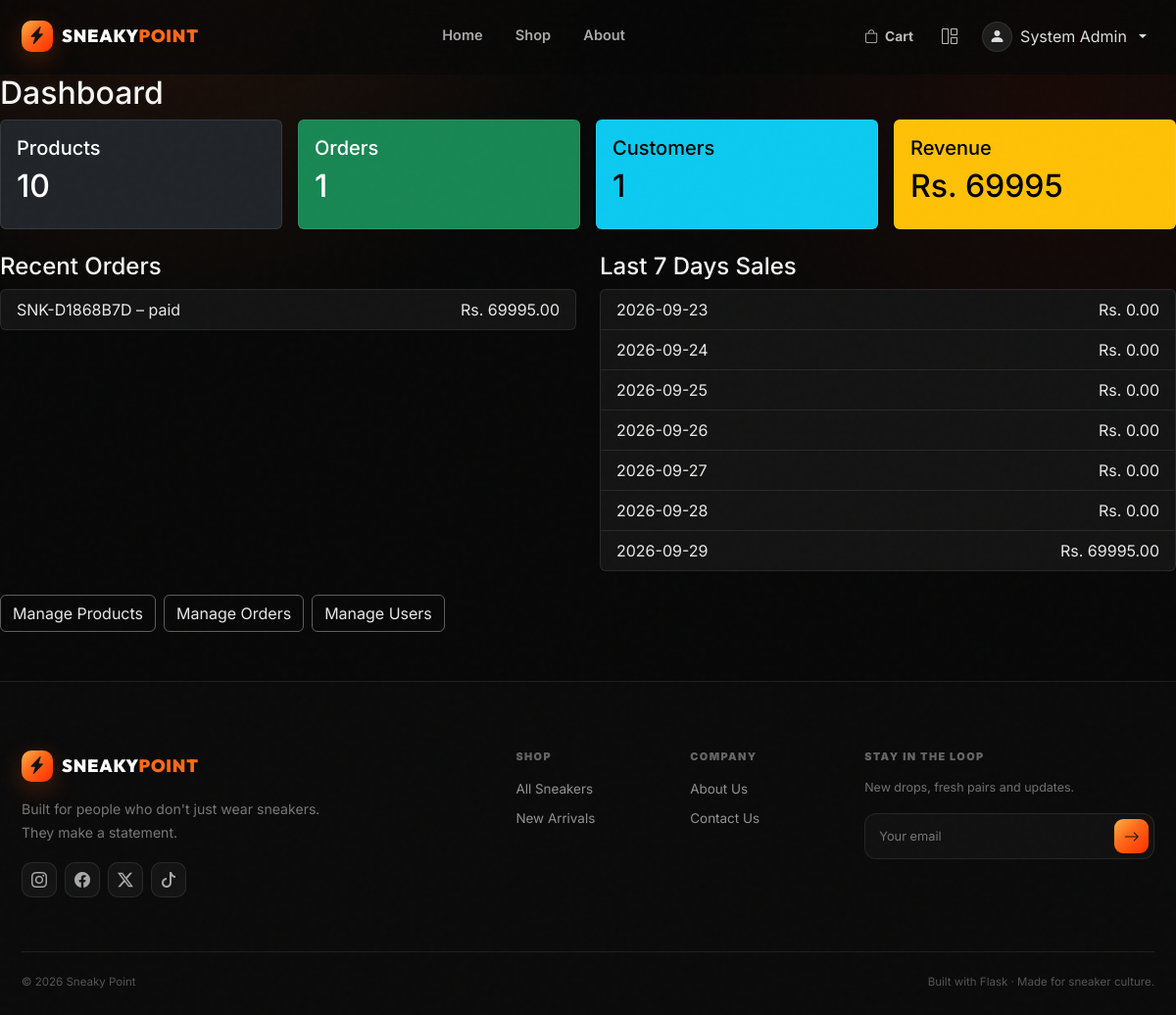
Page /admin/ (signed in) on the committed database.
### backend/models/user.py (models this page shows, shortened)
class User(UserMixin, db.Model):
    __tablename__ = "users"
    id = db.Column(db.Integer, primary_key=True)
    email = db.Column(db.String(120), unique=True, nullable=False, index=True)
    password_hash = db.Column(db.String(256), nullable=False)
    full_name = db.Column(db.String(100), nullable=False)
    role = db.Column(db.String(20), nullable=False, default="customer")
    phone = db.Column(db.String(20))
    address = db.Column(db.Text)
    is_active = db.Column(db.Boolean, default=True)
    created_at = db.Column(db.DateTime, default=datetime.utcnow)
    updated_at = db.Column(db.DateTime, default=datetime.utcnow, onupdate=datetime.utcnow)
    orders = db.relationship("Order", backref="user", lazy="dynamic")
    cart_items = db.relationship("CartItem", backref="user", lazy="dynamic", cascade="all, delete-orphan")
    wishlists = db.relationship("Wishlist", backref="user", lazy="dynamic", cascade="all, delete-orphan")
    def is_staff_or_above(self):
        return self.role in ("staff", "shopkeeper", "admin")

### backend/models/order.py (models this page shows, shortened)
class Order(db.Model):
    __tablename__ = "orders"
    id = db.Column(db.Integer, primary_key=True)
    order_number = db.Column(db.String(20), unique=True, nullable=False, index=True)
    user_id = db.Column(db.Integer, db.ForeignKey("users.id"), nullable=False)
    status = db.Column(db.String(20), default="pending")
    total_amount = db.Column(db.Numeric(10, 2), nullable=False)
    shipping_address = db.Column(db.Text, nullable=False)
    created_at = db.Column(db.DateTime, default=datetime.utcnow)
    updated_at = db.Column(db.DateTime, default=datetime.utcnow, onupdate=datetime.utcnow)
    items = db.relationship("OrderItem", backref="order", lazy="dynamic", cascade="all, delete-orphan")
    payment = db.relationship("Payment", backref="order", uselist=False, cascade="all, delete-orphan")
    invoice = db.relationship("Invoice", backref="order", uselist=False, cascade="all, delete-orphan")

### backend/routes/admin.py (the view)
@admin_bp.route("/")
@login_required
@role_required("admin", "staff", "shopkeeper")
def dashboard():
    total_products = Product.query.filter_by(is_active=True).count()
    total_orders = Order.query.count()
    total_users = User.query.filter_by(role="customer").count()
    revenue = db.session.query(func.sum(Order.total_amount)).filter(
        Order.status.in_(["paid", "shipped", "delivered"])
    ).scalar() or 0
    recent_orders = Order.query.order_by(Order.created_at.desc()).limit(5).all()
    today = datetime.utcnow().date()
    daily = []
    for i in range(6, -1, -1):
        day = today - timedelta(days=i)
        amount = db.session.query(func.sum(SalesLog.amount)).filter(
            func.date(SalesLog.sold_at) == day
        ).scalar() or 0
        daily.append({"date": day.strftime("%Y-%m-%d"), "amount": float(amount)})
    return render_template("admin/dashboard.html", total_products=total_products,
        total_orders=total_orders, total_users=total_users, revenue=revenue,
        recent_orders=recent_orders, daily=daily)

### backend/models/user.py (called while the page is built)
@login_manager.user_loader
def load_user(user_id):
    return User.query.get(int(user_id))

### backend/routes/admin.py (called while the page is built)
def role_required(*roles):
    def decorator(f):
        @wraps(f)
        def wrapped(*args, **kwargs):
            if not current_user.is_authenticated or current_user.role not in roles:
                abort(403)
            return f(*args, **kwargs)
        return wrapped
    return decorator

### backend/templates/admin/dashboard.html (shortened to what this page needs)
{% extends "base.html" %}
{% block content %}
<h2>Dashboard</h2>
<div class="row g-3 mb-4">
    <div class="col-md-3"><div class="card text-bg-dark"><div class="card-body"><h5>Products</h5><h2>{{ total_products }}</h2></div></div></div>
    <div class="col-md-3"><div class="card text-bg-success"><div class="card-body"><h5>Orders</h5><h2>{{ total_orders }}</h2></div></div></div>
    <div class="col-md-3"><div class="card text-bg-info"><div class="card-body"><h5>Customers</h5><h2>{{ total_users }}</h2></div></div></div>
    <div class="col-md-3"><div class="card text-bg-warning"><div class="card-body"><h5>Revenue</h5><h2>Rs. {{ "%.0f"|format(revenue) }}</h2></div></div></div>
</div>
<div class="row">
    <div class="col-md-6">
        <h4>Recent Orders</h4>
        <ul class="list-group">
            {% for o in recent_orders %}
            <li class="list-group-item d-flex justify-content-between">
                <span>{{ o.order_number }} – {{ o.status }}</span>
                <span>Rs. {{ "%.2f"|format(o.total_amount) }}</span>
            </li>
            {% else %}
            <li class="list-group-item text-muted">No orders</li>
            {% endfor %}
        </ul>
    </div>
    <div class="col-md-6">
        <h4>Last 7 Days Sales</h4>
        <ul class="list-group">
            {% for d in daily %}
            <li class="list-group-item d-flex justify-content-between">
                <span>{{ d.date }}</span><span>Rs. {{ "%.2f"|format(d.amount) }}</span>
            </li>
            {% endfor %}
        </ul>
    </div>
</div>
<div class="mt-4 d-flex gap-2 flex-wrap">
    <a href="{{ url_for('admin.manage_products') }}" class="btn btn-outline-dark">Manage Products</a>
    <a href="{{ url_for('admin.manage_orders') }}" class="btn btn-outline-dark">Manage Orders</a>
    {% if current_user.role == 'admin' %}
    <a href="{{ url_for('admin.manage_users') }}" class="btn btn-outline-dark">Manage Users</a>
    {% endif %}
</div>
{% endblock %}

### backend/templates/base.html (shortened to what this page needs)
<!DOCTYPE html>
<html lang="en">
<head>
    <link href="https://cdn.jsdelivr.net/npm/bootstrap@5.3.3/dist/css/bootstrap.min.css" rel="stylesheet">
    <link rel="stylesheet" href="https://cdn.jsdelivr.net/npm/bootstrap-icons@1.11.3/font/bootstrap-icons.min.css">
    <link rel="stylesheet" href="{{ url_for('static', filename='css/style.css') }}">
</head>
<body>
<div class="site-noise"></div>
<nav class="navbar navbar-expand-lg navbar-dark sp-navbar sticky-top" id="mainNav">
    <div class="container py-2">
        <a class="navbar-brand sp-brand" href="{{ url_for('main.index') }}">
            <span class="brand-mark"><i class="bi bi-lightning-charge-fill"></i></span>
            <span>SNEAKY<span class="brand-accent">POINT</span></span>
        </a>
        <div class="collapse navbar-collapse" id="nav">
            <ul class="navbar-nav mx-auto sp-nav-links">
                <li class="nav-item"><a class="nav-link" href="{{ url_for('main.index') }}">Home</a></li>
                <li class="nav-item"><a class="nav-link" href="{{ url_for('products.list_products') }}">Shop</a></li>
                <li class="nav-item"><a class="nav-link" href="{{ url_for('main.about') }}">About</a></li>
            </ul>
            <ul class="navbar-nav align-items-lg-center gap-lg-1">
                <li class="nav-item">
                    <a class="nav-cart-link" href="{{ url_for('cart.view_cart') }}" aria-label="Shopping cart">
                        <i class="bi bi-bag"></i><span>Cart</span>
                    </a>
                </li>
                {% if current_user.is_authenticated %}
                    {% if current_user.is_staff_or_above() %}
                    <li class="nav-item">
                        <a class="nav-icon-link" href="{{ url_for('admin.dashboard') }}" aria-label="Dashboard">
                            <i class="bi bi-grid-1x2"></i>
                        </a>
                    </li>
                    {% endif %}
                    <li class="nav-item dropdown">
                        <a class="nav-user dropdown-toggle" href="#" data-bs-toggle="dropdown" aria-expanded="false">
                            <span class="user-avatar"><i class="bi bi-person-fill"></i></span>
                            <span class="d-none d-lg-inline">{{ current_user.full_name }}</span>
                        </a>
                    </li>
                {% endif %}
            </ul>
        </div>
    </div>
</nav>
<main class="site-main">
    {% block content %}{% endblock %}
</main>
<footer class="sp-footer">
    <div class="container">
        <div class="footer-main">
            <div class="footer-brand">
                <a class="sp-brand mb-3 d-inline-flex" href="{{ url_for('main.index') }}">
                    <span class="brand-mark"><i class="bi bi-lightning-charge-fill"></i></span>
                    <span>SNEAKY<span class="brand-accent">POINT</span></span>
                </a>
                <p>Built for people who don't just wear sneakers. They make a statement.</p>
                <div class="social-row">
                    <a href="#" aria-label="Instagram"><i class="bi bi-instagram"></i></a>
                    <a href="#" aria-label="Facebook"><i class="bi bi-facebook"></i></a>
                    <a href="#" aria-label="Twitter"><i class="bi bi-twitter-x"></i></a>
                    <a href="#" aria-label="TikTok"><i class="bi bi-tiktok"></i></a>
                </div>
            </div>
            <div class="footer-links">
                <div>
                    <h6>SHOP</h6>
                    <a href="{{ url_for('products.list_products') }}">All Sneakers</a>
                    <a href="{{ url_for('products.list_products') }}">New Arrivals</a>
                </div>
                <div>
                    <h6>COMPANY</h6>
                    <a href="{{ url_for('main.about') }}">About Us</a>
                    <a href="{{ url_for('main.contact') }}">Contact Us</a>
                </div>
                <div class="footer-newsletter">
                    <h6>STAY IN THE LOOP</h6>
                    <p>New drops, fresh pairs and updates.</p>
                    <div class="newsletter-box">
                        <input type="email" placeholder="Your email">
                        <button type="button" aria-label="Subscribe"><i class="bi bi-arrow-right"></i></button>
                    </div>
                </div>
            </div>
        </div>
        <div class="footer-bottom">
            <span>© 2026 Sneaky Point</span>
            <span>Built with Flask · Made for sneaker culture.</span>
        </div>
    </div>
</footer>
</body>
</html>

### backend/static/css/style.css (style rules this page uses)
:root { --sp-bg: #080808; --sp-bg-soft: #0d0d0d; --sp-card: #121212; --sp-card-2: #181818; --sp-border: rgba(255, 255, 255, 0.09); --sp-text: #f5f5f5; --sp-muted: #9a9a9a; --sp-orange: #ff6a1a; --sp-orange-2: #ff3d00; --sp-yellow: #ffb347; --sp-gradient: linear-gradient(135deg, #ffb347 0%, #ff6a1a 42%, #ff2d00 100%); --sp-shadow: 0 20px 60px rgba(0, 0, 0, 0.35); --sp-radius: 22px; }
* { box-sizing: border-box; }
html { scroll-behavior: smooth; }
body { margin: 0; min-height: 100vh; display: flex; flex-direction: column; background: radial-gradient( circle at 15% -10%, rgba(255, 106, 26, 0.12), transparent 28rem ), radial-gradient( circle at 90% 10%, rgba(255, 45, 0, 0.07), transparent 24rem ), var(--sp-bg); color: var(--sp-text); font-family: "Inter", sans-serif; overflow-x: hidden; }
a { color: inherit; text-decoration: none; }
.site-noise { position: fixed; inset: 0; pointer-events: none; z-index: 9999; opacity: 0.025; }
.site-main { flex: 1; }
.container { max-width: 1180px; }
.sp-navbar { background: rgba(8, 8, 8, 0.76); border-bottom: 1px solid transparent; backdrop-filter: blur(18px); -webkit-backdrop-filter: blur(18px); transition: 0.25s ease; }
.sp-brand { display: inline-flex; align-items: center; gap: 9px; color: #fff !important; font-family: "Outfit", sans-serif; font-size: 1.12rem; font-weight: 900; letter-spacing: 0.8px; }
.brand-mark { display: grid; place-items: center; width: 32px; height: 32px; border-radius: 10px; background: var(--sp-gradient); color: #111; box-shadow: 0 7px 25px rgba(255, 90, 20, 0.25); }
.brand-accent { color: var(--sp-orange); }
.sp-nav-links { gap: 6px; }
.sp-nav-links .nav-link { color: #a9a9a9 !important; font-size: 0.91rem; font-weight: 600; padding: 0.65rem 0.85rem !important; transition: 0.2s ease; }
.nav-icon-link { display: grid; place-items: center; width: 42px; height: 42px; color: #bbb; border-radius: 12px; transition: 0.2s ease; }
.nav-user { display: inline-flex; align-items: center; gap: 8px; color: #ddd; padding: 5px 8px; }
.user-avatar { width: 31px; height: 31px; border-radius: 50%; display: grid; place-items: center; background: #1d1d1d; border: 1px solid var(--sp-border); }
.sp-footer { margin-top: 50px; padding: 70px 0 25px; border-top: 1px solid var(--sp-border); background: #0b0b0b; }
.footer-main { display: grid; grid-template-columns: 1fr 1.5fr; gap: 70px; padding-bottom: 55px; }
.footer-brand p { max-width: 330px; color: #777; line-height: 1.7; font-size: 0.88rem; }
.social-row { display: flex; gap: 8px; margin-top: 18px; }
.social-row a { width: 36px; height: 36px; display: grid; place-items: center; border-radius: 10px; color: #aaa; background: #141414; border: 1px solid var(--sp-border); }
.footer-links { display: grid; grid-template-columns: 0.8fr 0.8fr 1.6fr; gap: 30px; }
.footer-links h6 { color: #666; font-size: 0.68rem; letter-spacing: 1.4px; font-weight: 900; margin-bottom: 16px; }
.footer-links a { display: block; color: #929292; font-size: 0.84rem; margin-bottom: 10px; }
.footer-newsletter p { color: #707070; font-size: 0.78rem; }
.newsletter-box { display: flex; padding: 5px; border-radius: 12px; border: 1px solid var(--sp-border); background: #111; }
.newsletter-box input { width: 100%; border: 0; outline: 0; background: transparent; color: #fff; padding: 8px 9px; font-size: 0.8rem; }
.newsletter-box button { width: 38px; border: 0; border-radius: 9px; background: var(--sp-gradient); color: #111; font-weight: 900; }
.footer-bottom { padding-top: 22px; border-top: 1px solid var(--sp-border); display: flex; justify-content: space-between; gap: 20px; color: #555; font-size: 0.72rem; }
.card { background: #141414; color: #eee; border-color: var(--sp-border); }
.btn-outline-dark { color: #e8e8e8 !important; border-color: rgba(255, 255, 255, 0.35) !important; background: transparent !important; }
.list-group-item { background: #141414 !important; color: #e8e8e8 !important; border-color: var(--sp-border) !important; }
.nav-cart-link { display: inline-flex; align-items: center; gap: 7px; min-height: 42px; padding: 0 12px; color: #bbb; border-radius: 12px; font-size: 0.86rem; font-weight: 700; text-decoration: none; transition: 0.2s ease; }

### rows in the picture
User: full_name "System Admin"
Order: order_number "SNK-D1868B7D", status "paid", total_amount "69995.00"

### other values in the picture
{{ total_products }} "10"
{{ total_orders }} "1"
{{ total_users }} "1"
{{ "%.0f"|format(revenue) }} "69995"
{{ d.date }} "2026-09-23" "2026-09-24" "2026-09-25" "2026-09-26" "2026-09-27" "2026-09-28" "2026-09-29"
{{ "%.2f"|format(d.amount) }} "0.00" "0.00" "0.00" "0.00" "0.00" "0.00" "69995.00"
